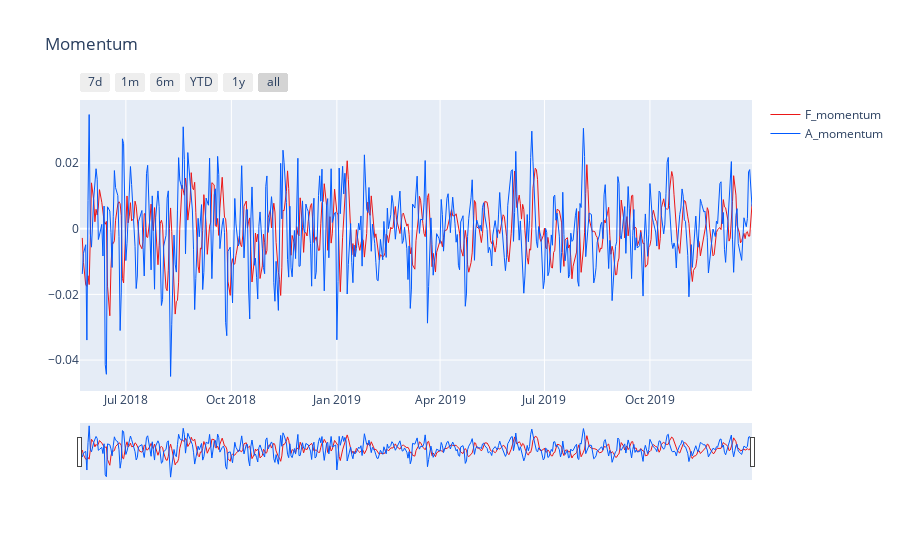

The cell this chart's notebook holds for it:
### Code cell
draw_graph(df_test_2, ["F_momentum", "A_momentum"], ["#eb1717","#0059ff"], "Momentum")

### Figure 1 — Plotly figure (JSON) as saved in the notebook; plotly's stock layout.template omitted (floating-point values rounded to 4 significant figures; data arrays with more than 128 entries replaced by an {"elided": "..."} marker saying what was removed)
{"data": [{"line": {"width": 1}, "marker": {"color": "#eb1717"}, "mode": "lines", "name": "F_momentum", "type": "scatter", "x": {"elided": "503 str values"}, "y": {"elided": "503 float values"}, "yaxis": "y"}, {"line": {"width": 1}, "marker": {"color": "#0059ff"}, "mode": "lines", "name": "A_momentum", "type": "scatter", "x": {"elided": "503 str values"}, "y": {"elided": "503 float values"}, "yaxis": "y"}], "layout": {"title": {"text": "Momentum"}, "xaxis": {"rangeselector": {"buttons": [{"count": 7, "label": "7d", "step": "day", "stepmode": "backward"}, {"count": 1, "label": "1m", "step": "month", "stepmode": "backward"}, {"count": 6, "label": "6m", "step": "month", "stepmode": "backward"}, {"count": 1, "label": "YTD", "step": "year", "stepmode": "todate"}, {"count": 1, "label": "1y", "step": "year", "stepmode": "backward"}, {"step": "all"}]}, "rangeslider": {"visible": true}, "type": "date"}, "yaxis2": {"side": "right", "tickmode": "auto", "title": {"text": "Normalized value"}}}}
